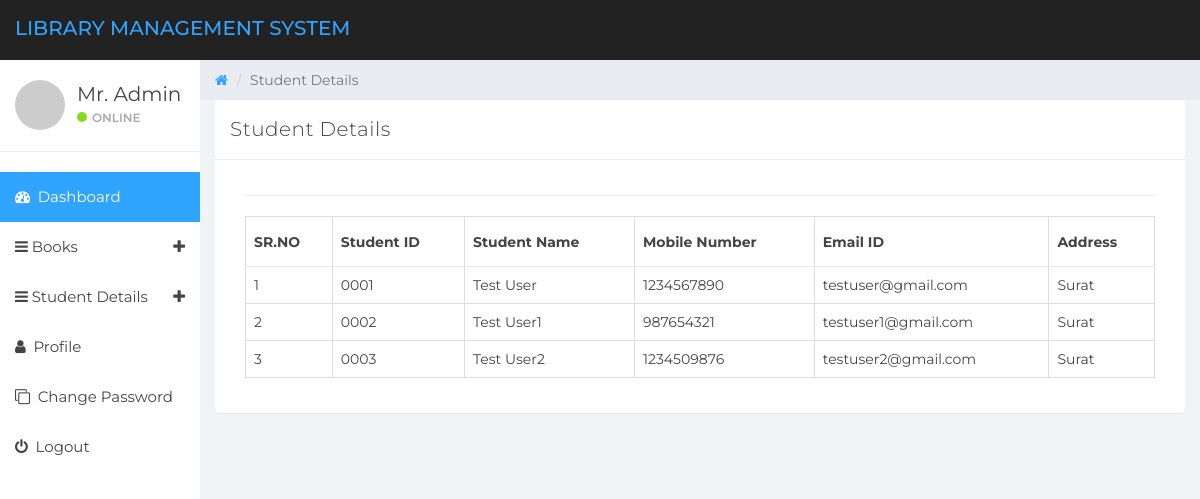
The page /student-details.php (signed in) on the database its author committed.
### tables this page shows
CREATE TABLE `student_details` (
  `id` int(11) NOT NULL,
  `studentID` varchar(255) NOT NULL,
  `fullName` varchar(255) NOT NULL,
  `mobileNumber` bigint(11) NOT NULL,
  `password` varchar(255) NOT NULL,
  `email` varchar(255) NOT NULL,
  `address` varchar(255) NOT NULL,
  `regDate` datetime NOT NULL DEFAULT current_timestamp()
);

### student-details.php (the view, shortened to what this page needs)
<?php
if (strlen($_SESSION['detsuid']==0)) {
	  header('location:logout.php');
}else{
?>
<!DOCTYPE html>
<html>
<head>
	<link href="css/bootstrap.min.css" rel="stylesheet">
	<link href="css/font-awesome.min.css" rel="stylesheet">
	<link href="css/datepicker3.css" rel="stylesheet">
	<link href="css/styles.css" rel="stylesheet">
</head>
<body>
	<?php include_once('includes/header.php');?>
	<?php include_once('includes/sidebar.php');?>
	<div class="col-sm-9 col-sm-offset-3 col-lg-10 col-lg-offset-2 main">
		<div class="row">
			<ol class="breadcrumb">
				<li><a href="#">
					<em class="fa fa-home"></em>
				</a></li>
				<li class="active">Student Details</li>
			</ol>
		</div>
		<div class="row">
			<div class="col-lg-12">
				<div class="panel panel-default">
					<div class="panel-heading">Student Details</div>
					<div class="panel-body">
						<div class="col-md-12">
							<hr />
							<table id="datatable" class="table table-bordered dt-responsive nowrap" style="border-collapse: collapse; border-spacing: 0; width: 100%;">
								<thead>
									<tr>
										<tr>
											<th>SR.NO</th>
											<th>Student ID</th>
											<th>Student Name</th>
											<th>Mobile Number</th>
											<th>Email ID</th>
											<th>Address</th>
										</tr>
									</tr>
								</thead>
								<?php
									$query = mysqli_query($con,"SELECT * FROM student_details");
									$cnt=1;
									while ($row=mysqli_fetch_array($query)) {
								?>
								<tr>
									<td><?php echo $cnt;?></td>
									<td><?php  echo $row['studentID'];?></td>
									<td><?php  echo $row['fullName'];?></td>
									<td><?php  echo $row['mobileNumber'];?></td>
									<td><?php  echo $row['email'];?></td>
									<td><?php  echo $row['address'];?></td>
								</tr>
								<?php
									$cnt=$cnt+1;
								}?>
							</table>
						</div>
					</div>
				</div>
			</div>
		</div>
	</div>
</body>
</html>
<?php } ?>

### includes/sidebar.php (shortened to what this page needs)
<?php
    include('includes/dbconnection.php');
?>
<div id="sidebar-collapse" class="col-sm-3 col-lg-2 sidebar">
    <div class="profile-sidebar">
        <div class="profile-userpic">
            <img src="http://placehold.it/50/30a5ff/fff" class="img-responsive" alt="">
        </div>
        <div class="profile-usertitle">
            <?php
                $uid=$_SESSION['detsuid'];
                if(isset($_SESSION['userType']) && $_SESSION['userType'] == 1){
                    $admin_login = mysqli_query($con,"select fullName from login_details where id='$uid'");
                    $admin_result = mysqli_fetch_array($admin_login);
                    $name=$admin_result['fullName'];
                }else{
                    $student_login = mysqli_query($con,"select fullName from student_details where id='$uid'");
                    $student_result = mysqli_fetch_array($student_login);
                    $name=$student_result['fullName'];
                }
            ?>
            <div class="profile-usertitle-name"><?php echo $name; ?></div>
            <div class="profile-usertitle-status"><span class="indicator label-success"></span>Online</div>
        </div>
    </div>
    <ul class="nav menu">
        <?php
            if(isset($_SESSION['userType']) && $_SESSION['userType'] == 1){
        ?>
        <li class="active"><a href="admin-dashboard.php"><em class="fa fa-dashboard">&nbsp;</em> Dashboard</a></li>
        <?php } else{ ?>
            <li class="active"><a href="student-dashboard.php"><em class="fa fa-dashboard">&nbsp;</em> Dashboard</a></li>
        <?php }?>
        <li class="parent ">
            <a data-toggle="collapse" href="#sub-item-1">
                <em class="fa fa-navicon">&nbsp;</em>Books <span data-toggle="collapse" href="#sub-item-1" class="icon pull-right"><em class="fa fa-plus"></em></span>
            </a>
        </li>
        <?php
            if(isset($_SESSION['userType']) && $_SESSION['userType'] == 1){
        ?>
        <li class="parent ">
            <a data-toggle="collapse" href="#sub-item-2">
                <em class="fa fa-navicon">&nbsp;</em>Student Details<span data-toggle="collapse" href="#sub-item-1" class="icon pull-right"><em class="fa fa-plus"></em></span>
            </a>
        </li>
        <?php }?>
        <li>
            <a href="user-profile.php"><em class="fa fa-user">&nbsp;</em> Profile</a>
        </li>
        <li>
            <a href="change-password.php"><em class="fa fa-clone">&nbsp;</em> Change Password</a>
        </li>
        <li>
            <a href="logout.php"><em class="fa fa-power-off">&nbsp;</em> Logout</a>
        </li>
    </ul>
</div>

### css/styles.css (style rules this page uses)
body { background: #f1f4f7; padding-top: 60px; font-size: 14px; color: #444444; font-family: "Montserrat", "Helvetica Neue", Helvetica, Arial, sans-serif; }
a, a:hover, a:focus { color: #30a5ff; }
.label-success { background-color: #8ad919; }
.panel { border: 0; }
.panel-heading { font-size: 20px; font-weight: 300; letter-spacing: 0.025em; height: 60px; line-height: 38px; }
.panel-default .panel-heading { background: #fff; border-bottom: 1px solid #e9ecf2; color: #444444; }
.sidebar { display: block; padding: 0; display: none; box-shadow: none; background: #fff; }
.sidebar ul { margin: 20px 0px; }
@media (min-width: 768px) { .sidebar { display: block; position: fixed; top: 60px; bottom: 0; left: 0; z-index: 1000; display: block; margin: 0; padding: 0; overflow-x: hidden; overflow-y: auto; } }
.sidebar ul.nav .active a, .sidebar ul.nav li.parent a.active, .sidebar ul.nav .active > a:hover, .sidebar ul.nav li.parent a.active:hover, .sidebar ul.nav .active > a:focus, .sidebar ul.nav li.parent a.active:focus { color: #fff; background-color: #30a5ff; }
.sidebar ul.nav li a { height: 50px; font-size: 15px; line-height: 2em; color: #444444; }
.profile-sidebar { padding: 10px 0; border-bottom: 1px solid #e9ecf2; }
.indicator { width: 10px; height: 10px; display: inline-block; border-radius: 9999px; margin-right: 5px; }
.profile-userpic img { float: left; margin: 10px 0px 0px 15px; width: 50px; height: 50px; border-radius: 9999px !important; }
.profile-usertitle { float: left; text-align: left; margin: 10px 0 0 12px; }
.profile-usertitle-name { font-size: 20px; margin-bottom: 0px; }
.profile-usertitle-status { text-transform: uppercase; color: #AAA; font-size: 12px; font-weight: 600; margin-bottom: 15px; }
.breadcrumb { border-radius: 0; padding: 10px 15px 10px 15px; background: #e9ecf2; margin: 0; }
.table { background: #fff; }
.table > thead > tr > th { border-bottom: 1px solid #e6e7e8; vertical-align: middle; height: 50px; }

### rows shown on the page
student_details: studentID "0001", fullName "Test User", mobileNumber "1234567890", email "testuser@gmail.com", address "Surat"
student_details: studentID "0002", fullName "Test User1", mobileNumber "987654321", email "testuser1@gmail.com", address "Surat"
student_details: studentID "0003", fullName "Test User2", mobileNumber "1234509876", email "testuser2@gmail.com", address "Surat"

### other values the page prints
$name "Mr. Admin"
